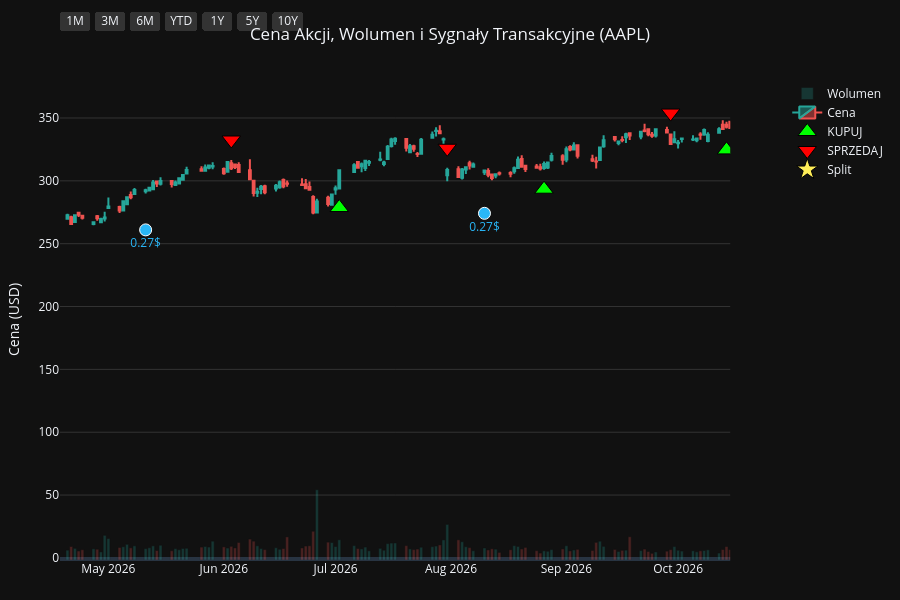
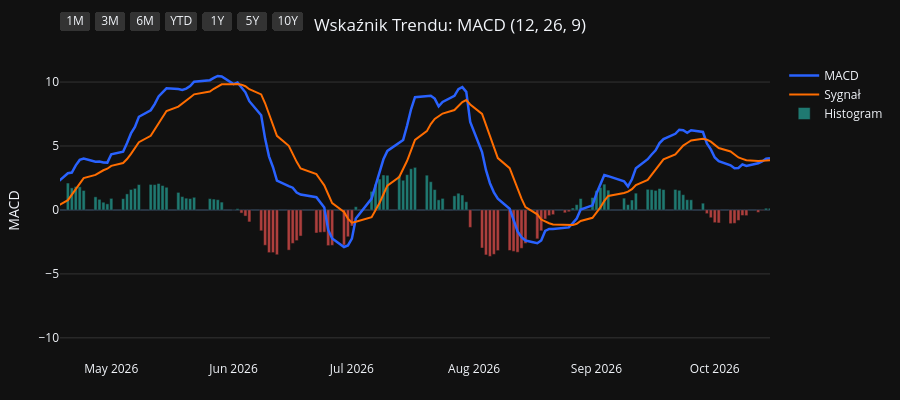
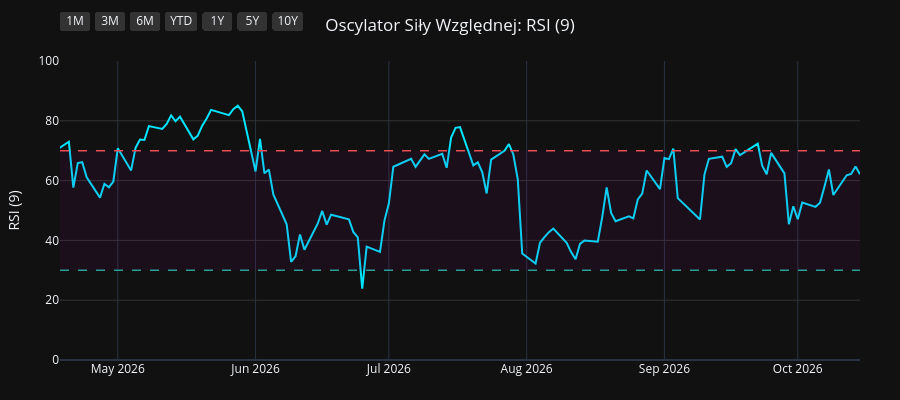
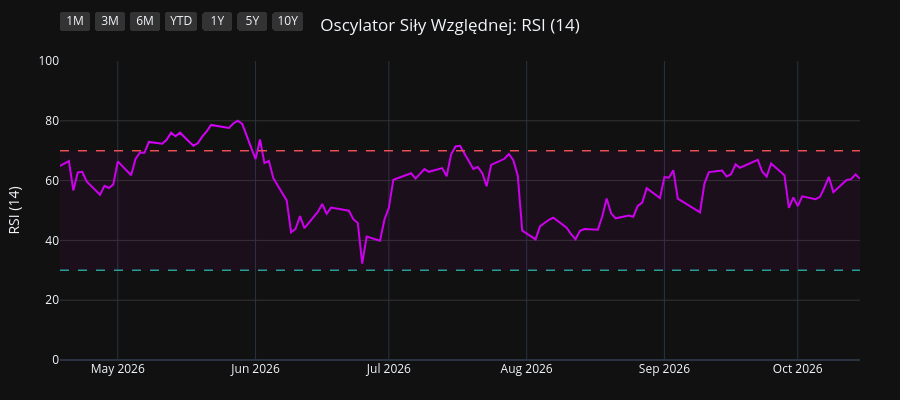

These figures' notebook cell, in order:
### Code cell
import os
import yfinance as yf
import pandas as pd
import pandas_ta as ta
import plotly.graph_objects as go
from plotly.subplots import make_subplots

# 1. Pobranie i przygotowanie danych
symbol = os.environ.get("STOCK_TICKER", "").strip().upper()
if not symbol:
    raise RuntimeError("Set STOCK_TICKER before running price_extractor.ipynb")
df = yf.Ticker(symbol).history(period="10y")
df.index = df.index.tz_localize(None)

# Wskaźniki i sygnały
df.ta.macd(fast=12, slow=26, signal=9, append=True)
df.ta.rsi(length=9, append=True)
df.ta.rsi(length=14, append=True)
df.ta.rsi(length=21, append=True)
df.dropna(inplace=True)

macd = df['MACD_12_26_9']
signal = df['MACDs_12_26_9']
wczorajszy_macd = macd.shift(1)
wczorajszy_signal = signal.shift(1)

df['Decyzja'] = 'BRAK'
df.loc[(macd > signal) & (wczorajszy_macd <= wczorajszy_signal), 'Decyzja'] = 'KUPUJ'
df.loc[(macd < signal) & (wczorajszy_macd >= wczorajszy_signal), 'Decyzja'] = 'SPRZEDAJ'

df_kupuj = df[df['Decyzja'] == 'KUPUJ']
df_sprzedaj = df[df['Decyzja'] == 'SPRZEDAJ']
df_dywidendy = df[df['Dividends'] > 0]
df_splity = df[df['Stock Splits'] > 0]

# Wspólna konfiguracja osi X
konfiguracja_osi_x = dict(
    type="date",
    showspikes=True, spikemode="across", spikesnap="cursor", spikedash="dot", spikecolor="#ffffff", spikethickness=1, hoverformat="%Y-%m-%d",
    rangeselector=dict(
        buttons=list([
            dict(count=1, label="1M", step="month", stepmode="backward"),
            dict(count=3, label="3M", step="month", stepmode="backward"),
            dict(count=6, label="6M", step="month", stepmode="backward"),
            dict(count=1, label="YTD", step="year", stepmode="todate"),
            dict(count=1, label="1Y", step="year", stepmode="backward"),
            dict(count=5, label="5Y", step="year", stepmode="backward"),
            dict(step="all", label="10Y")
        ]),
        bgcolor="#333333", activecolor="#2962ff", x=0, y=1.1
    )
)

# ==========================================
# WYKRES 1: CENA + WOLUMEN + SYGNAŁY
# ==========================================
fig1 = make_subplots(specs=[[{"secondary_y": True}]])

kolory_wolumenu = ['#26a69a' if row['Close'] >= row['Open'] else '#ef5350' for index, row in df.iterrows()]
fig1.add_trace(go.Bar(x=df.index, y=df['Volume'], marker_color=kolory_wolumenu, opacity=0.25, name='Wolumen'), secondary_y=True)
fig1.add_trace(go.Candlestick(x=df.index, open=df['Open'], high=df['High'], low=df['Low'], close=df['Close'], name='Cena', increasing_line_color='#26a69a', decreasing_line_color='#ef5350'), secondary_y=False)
fig1.add_trace(go.Scatter(x=df_kupuj.index, y=df_kupuj['Low'] * 0.95, customdata=df_kupuj[['Low', 'High']], mode='markers', marker=dict(symbol='triangle-up', size=16, color='#00ff00', line=dict(width=1, color='black')), name='KUPUJ', hovertemplate='KUPUJ<br>Najniższa: %{customdata[0]:.2f}<br>Najwyższa: %{customdata[1]:.2f}<extra></extra>'), secondary_y=False)
fig1.add_trace(go.Scatter(x=df_sprzedaj.index, y=df_sprzedaj['High'] * 1.05, customdata=df_sprzedaj[['Low', 'High']], mode='markers', marker=dict(symbol='triangle-down', size=16, color='#ff0000', line=dict(width=1, color='black')), name='SPRZEDAJ', hovertemplate='SPRZEDAJ<br>Najniższa: %{customdata[0]:.2f}<br>Najwyższa: %{customdata[1]:.2f}<extra></extra>'), secondary_y=False)

if not df_dywidendy.empty:
    fig1.add_trace(go.Scatter(x=df_dywidendy.index, y=df_dywidendy['Low'] * 0.90, mode='markers+text', marker=dict(symbol='circle', size=12, color='#29b6f6', line=dict(width=1, color='white')), text=df_dywidendy['Dividends'].apply(lambda x: f"{x}$"), textposition="bottom center", name='Dywidenda', showlegend=False, hovertemplate='Dywidenda: %{text}<extra></extra>', textfont=dict(color="#29b6f6")), secondary_y=False)
if not df_splity.empty:
                    fig1.add_trace(go.Scatter(x=df_splity.index, y=df_splity['High'], mode='markers+text', marker=dict(symbol='star', size=16, color='#ffee58', line=dict(width=1, color='black')), text=df_splity['Stock Splits'].apply(lambda x: f"{x:g}:1" if x >= 1 else f"1:{1 / x:g}"), textposition="top center", name='Split', hovertemplate='%{text}<extra></extra>', textfont=dict(color="#ffee58")), secondary_y=False)

fig1.update_layout(title=dict(text=f"Cena Akcji, Wolumen i Sygnały Transakcyjne ({symbol})", x=0.5, xanchor='center'), dragmode='pan', xaxis_rangeslider_visible=False, template='plotly_dark', height=600, hovermode='x unified', margin=dict(l=60, r=40, t=60, b=40))
fig1.update_xaxes(**konfiguracja_osi_x)
fig1.update_xaxes(range=[df.index.max() - pd.Timedelta(days=180), df.index.max()])
fig1.update_yaxes(title_text="Cena (USD)", secondary_y=False, gridcolor='#333333')
fig1.update_yaxes(range=[0, df['Volume'].max() * 4], showgrid=False, showticklabels=False, secondary_y=True)
fig1.show(config={'scrollZoom': True})

# ==========================================
# WYKRES 2: WSKAŹNIK MACD
# ==========================================
fig2 = go.Figure()
fig2.add_trace(go.Scatter(x=df.index, y=df['MACD_12_26_9'], line=dict(color='#2962ff', width=2.5), name='MACD'))
fig2.add_trace(go.Scatter(x=df.index, y=df['MACDs_12_26_9'], line=dict(color='#ff6d00', width=2), name='Sygnał'))
kolory_macd = ['#26a69a' if val >= 0 else '#ef5350' for val in df['MACDh_12_26_9']]
fig2.add_trace(go.Bar(x=df.index, y=df['MACDh_12_26_9'], marker_color=kolory_macd, name='Histogram', opacity=0.7))
fig2.update_layout(title=dict(text="Wskaźnik Trendu: MACD (12, 26, 9)", x=0.5, xanchor='center'), dragmode='pan', xaxis_rangeslider_visible=False, template='plotly_dark', height=400, hovermode='x unified', margin=dict(l=60, r=40, t=60, b=40))
fig2.update_xaxes(**konfiguracja_osi_x)
fig2.update_xaxes(range=[df.index.max() - pd.Timedelta(days=180), df.index.max()])
fig2.update_yaxes(title_text="MACD", gridcolor='#333333')
fig2.show(config={'scrollZoom': True})

# ==========================================
# WYKRES 3: OSCYLATOR RSI (9)
# ==========================================
fig3 = go.Figure()
fig3.add_trace(go.Scatter(x=df.index, y=df['RSI_9'], line=dict(color='#00e5ff', width=2), name='RSI (9)'))
fig3.add_hline(y=70, line_dash="dash", line_color="#ef5350", line_width=1.5)
fig3.add_hline(y=30, line_dash="dash", line_color="#26a69a", line_width=1.5)
fig3.add_hrect(y0=30, y1=70, line_width=0, fillcolor="purple", opacity=0.1)
fig3.update_layout(title=dict(text="Oscylator Siły Względnej: RSI (9)", x=0.5, xanchor='center'), dragmode='pan', xaxis_rangeslider_visible=False, template='plotly_dark', height=400, hovermode='x unified', margin=dict(l=60, r=40, t=60, b=40))
fig3.update_xaxes(**konfiguracja_osi_x)
fig3.update_xaxes(range=[df.index.max() - pd.Timedelta(days=180), df.index.max()])
fig3.update_yaxes(title_text="RSI (9)", range=[0, 100], gridcolor='#333333')
fig3.show(config={'scrollZoom': True})

# ==========================================
# WYKRES 4: OSCYLATOR RSI (14)
# ==========================================
fig4 = go.Figure()
fig4.add_trace(go.Scatter(x=df.index, y=df['RSI_14'], line=dict(color='#d500f9', width=2), name='RSI (14)'))
fig4.add_hline(y=70, line_dash="dash", line_color="#ef5350", line_width=1.5)
fig4.add_hline(y=30, line_dash="dash", line_color="#26a69a", line_width=1.5)
fig4.add_hrect(y0=30, y1=70, line_width=0, fillcolor="purple", opacity=0.1)
fig4.update_layout(title=dict(text="Oscylator Siły Względnej: RSI (14)", x=0.5, xanchor='center'), dragmode='pan', xaxis_rangeslider_visible=False, template='plotly_dark', height=400, hovermode='x unified', margin=dict(l=60, r=40, t=60, b=40))
fig4.update_xaxes(**konfiguracja_osi_x)
fig4.update_xaxes(range=[df.index.max() - pd.Timedelta(days=180), df.index.max()])
fig4.update_yaxes(title_text="RSI (14)", range=[0, 100], gridcolor='#333333')
fig4.show(config={'scrollZoom': True})

# ==========================================
# WYKRES 5: OSCYLATOR RSI (21)
# ==========================================
fig5 = go.Figure()
fig5.add_trace(go.Scatter(x=df.index, y=df['RSI_21'], line=dict(color='#64dd17', width=2), name='RSI (21)'))
fig5.add_hline(y=70, line_dash="dash", line_color="#ef5350", line_width=1.5)
fig5.add_hline(y=30, line_dash="dash", line_color="#26a69a", line_width=1.5)
fig5.add_hrect(y0=30, y1=70, line_width=0, fillcolor="purple", opacity=0.1)
fig5.update_layout(title=dict(text="Oscylator Siły Względnej: RSI (21)", x=0.5, xanchor='center'), dragmode='pan', xaxis_rangeslider_visible=False, template='plotly_dark', height=400, hovermode='x unified', margin=dict(l=60, r=40, t=60, b=40))
fig5.update_xaxes(**konfiguracja_osi_x)
fig5.update_xaxes(range=[df.index.max() - pd.Timedelta(days=180), df.index.max()])
fig5.update_yaxes(title_text="RSI (21)", range=[0, 100], gridcolor='#333333')
fig5.show(config={'scrollZoom': True})

### Figure 1 — Plotly figure (JSON) as saved in the notebook; plotly's stock layout.template omitted (floating-point values rounded to 4 significant figures; data arrays with more than 128 entries replaced by an {"elided": "..."} marker saying what was removed)
{"data": [{"marker": {"color": {"elided": "2480 str values"}}, "name": "Wolumen", "opacity": 0.25, "type": "bar", "x": {"elided": "2480 str values"}, "xaxis": "x", "y": {"elided": "2480 int values"}, "yaxis": "y2"}, {"close": {"elided": "2480 float values"}, "decreasing": {"line": {"color": "#ef5350"}}, "high": {"elided": "2480 float values"}, "increasing": {"line": {"color": "#26a69a"}}, "low": {"elided": "2480 float values"}, "name": "Cena", "open": {"elided": "2480 float values"}, "type": "candlestick", "x": {"elided": "2480 str values"}, "xaxis": "x", "yaxis": "y"}, {"customdata": {"elided": "89x2 float values"}, "hovertemplate": "KUPUJ<br>Najniższa: %{customdata[0]:.2f}<br>Najwyższa: %{customdata[1]:.2f}<extra></extra>", "marker": {"color": "#00ff00", "line": {"color": "black", "width": 1}, "size": 16, "symbol": "triangle-up"}, "mode": "markers", "name": "KUPUJ", "type": "scatter", "x": ["2017-01-06T00:00:00", "2017-01-25T00:00:00", "2017-05-01T00:00:00", "2017-07-10T00:00:00", "2017-08-29T00:00:00", "2017-10-06T00:00:00", "2017-12-18T00:00:00", "2018-01-08T00:00:00", "2018-02-14T00:00:00", "2018-04-10T00:00:00", "2018-05-02T00:00:00", "2018-06-06T00:00:00", "2018-07-09T00:00:00", "2018-08-01T00:00:00", "2018-10-02T00:00:00", "2018-12-03T00:00:00", "2018-12-12T00:00:00", "2018-12-28T00:00:00", "2019-03-12T00:00:00", "2019-04-02T00:00:00", "2019-04-18T00:00:00", "2019-06-06T00:00:00", "2019-07-23T00:00:00", "2019-08-19T00:00:00", "2019-09-05T00:00:00", "2019-10-07T00:00:00", "2019-12-16T00:00:00", "2020-03-27T00:00:00", "2020-06-08T00:00:00", "2020-07-08T00:00:00", "2020-07-20T00:00:00", "2020-07-31T00:00:00", "2020-10-01T00:00:00", "2020-11-06T00:00:00", "2020-12-01T00:00:00", "2021-01-22T00:00:00", "2021-03-15T00:00:00", "2021-06-07T00:00:00", "2021-08-17T00:00:00", "2021-08-31T00:00:00", "2021-10-14T00:00:00", "2021-11-17T00:00:00", "2022-02-01T00:00:00", "2022-03-18T00:00:00", "2022-05-27T00:00:00", "2022-06-23T00:00:00", "2022-10-17T00:00:00", "2022-11-11T00:00:00", "2023-01-09T00:00:00", "2023-03-16T00:00:00", "2023-04-19T00:00:00", "2023-05-01T00:00:00", "2023-05-05T00:00:00", "2023-05-18T00:00:00", "2023-05-31T00:00:00", "2023-06-27T00:00:00", "2023-08-25T00:00:00", "2023-10-04T00:00:00", "2023-11-02T00:00:00", "2023-12-08T00:00:00", "2023-12-13T00:00:00", "2024-01-19T00:00:00", "2024-03-18T00:00:00", "2024-04-25T00:00:00", "2024-06-05T00:00:00", "2024-06-07T00:00:00", "2024-06-11T00:00:00", "2024-07-02T00:00:00", "2024-08-14T00:00:00", "2024-09-20T00:00:00", "2024-10-10T00:00:00", "2024-11-19T00:00:00", "2025-01-29T00:00:00", "2025-03-25T00:00:00", "2025-04-15T00:00:00", "2025-05-12T00:00:00", "2025-06-06T00:00:00", "2025-06-23T00:00:00", "2025-08-07T00:00:00", "2025-09-03T00:00:00", "2025-09-19T00:00:00", "2025-10-23T00:00:00", "2025-11-28T00:00:00", "2026-01-28T00:00:00", "2026-02-24T00:00:00", "2026-03-31T00:00:00", "2026-07-02T00:00:00", "2026-08-26T00:00:00", "2026-10-14T00:00:00"], "xaxis": "x", "y": [25.43, 26.27, 31.79, 31.57, 35.37, 34.17, 38.8, 38.59, 36.29, 38.21, 38.72, 42.92, 42.34, 44.13, 50.86, 40.81, 38.06, 34.81, 40.57, 43.21, 45.81, 41.36, 47.06, 47.87, 48.21, 51.47, 63.32, 56.61, 75.2, 86.47, 88.28, 92.66, 106.6, 107.1, 110.7, 124.5, 111.2, 115.5, 138.1, 140.2, 131.1, 140.1, 159.9, 148.4, 135.2, 126.2, 130.7, 134.7, 121.2, 141.7, 154.7, 157.6, 159.6, 161.5, 165.5, 173.8, 164.8, 160.3, 164.5, 181.8, 182.9, 177.2, 163.1, 158.0, 183.4, 182.7, 182.2, 202.4, 207.0, 214.4, 214.0, 213.8, 220.7, 207.8, 188.6, 195.5, 191.0, 188.1, 204.8, 221.8, 227.4, 244.2, 261.5, 241.1, 253.9, 234.3, 278.8, 293.4, 324.6], "yaxis": "y"}, {"customdata": {"elided": "89x2 float values"}, "hovertemplate": "SPRZEDAJ<br>Najniższa: %{customdata[0]:.2f}<br>Najwyższa: %{customdata[1]:.2f}<extra></extra>", "marker": {"color": "#ff0000", "line": {"color": "black", "width": 1}, "size": 16, "symbol": "triangle-down"}, "mode": "markers", "name": "SPRZEDAJ", "type": "scatter", "x": ["2017-01-04T00:00:00", "2017-01-24T00:00:00", "2017-02-27T00:00:00", "2017-05-22T00:00:00", "2017-08-21T00:00:00", "2017-09-06T00:00:00", "2017-11-16T00:00:00", "2017-12-26T00:00:00", "2018-01-24T00:00:00", "2018-03-19T00:00:00", "2018-04-20T00:00:00", "2018-05-25T00:00:00", "2018-06-08T00:00:00", "2018-07-30T00:00:00", "2018-09-07T00:00:00", "2018-10-08T00:00:00", "2018-12-10T00:00:00", "2018-12-20T00:00:00", "2019-03-06T00:00:00", "2019-03-28T00:00:00", "2019-04-15T00:00:00", "2019-04-26T00:00:00", "2019-07-17T00:00:00", "2019-08-02T00:00:00", "2019-08-27T00:00:00", "2019-09-24T00:00:00", "2019-11-20T00:00:00", "2020-01-24T00:00:00", "2020-05-27T00:00:00", "2020-06-29T00:00:00", "2020-07-17T00:00:00", "2020-07-21T00:00:00", "2020-09-03T00:00:00", "2020-10-21T00:00:00", "2020-11-23T00:00:00", "2021-01-05T00:00:00", "2021-02-01T00:00:00", "2021-04-29T00:00:00", "2021-07-21T00:00:00", "2021-08-18T00:00:00", "2021-09-10T00:00:00", "2021-11-10T00:00:00", "2021-12-17T00:00:00", "2022-02-17T00:00:00", "2022-04-08T00:00:00", "2022-06-13T00:00:00", "2022-08-22T00:00:00", "2022-11-04T00:00:00", "2022-11-29T00:00:00", "2023-02-21T00:00:00", "2023-04-11T00:00:00", "2023-04-20T00:00:00", "2023-05-02T00:00:00", "2023-05-16T00:00:00", "2023-05-22T00:00:00", "2023-06-26T00:00:00", "2023-07-10T00:00:00", "2023-09-11T00:00:00", "2023-10-20T00:00:00", "2023-11-30T00:00:00", "2023-12-11T00:00:00", "2023-12-19T00:00:00", "2024-01-31T00:00:00", "2024-04-19T00:00:00", "2024-05-29T00:00:00", "2024-06-06T00:00:00", "2024-06-10T00:00:00", "2024-06-25T00:00:00", "2024-07-18T00:00:00", "2024-09-04T00:00:00", "2024-10-07T00:00:00", "2024-10-25T00:00:00", "2024-12-30T00:00:00", "2025-03-03T00:00:00", "2025-04-03T00:00:00", "2025-05-08T00:00:00", "2025-05-22T00:00:00", "2025-06-11T00:00:00", "2025-07-29T00:00:00", "2025-08-25T00:00:00", "2025-09-10T00:00:00", "2025-10-07T00:00:00", "2025-11-07T00:00:00", "2025-12-08T00:00:00", "2026-02-13T00:00:00", "2026-03-02T00:00:00", "2026-06-03T00:00:00", "2026-07-31T00:00:00", "2026-09-29T00:00:00"], "xaxis": "x", "y": [28.12, 28.99, 33.32, 37.62, 38.58, 39.83, 42.15, 42.05, 43.48, 43.7, 42.16, 46.88, 47.46, 47.51, 55.9, 55.76, 42.34, 40.35, 43.87, 47.39, 49.96, 51.25, 51.47, 51.8, 52.53, 56.05, 67.23, 81.69, 80.93, 91.97, 98.68, 100.8, 131.1, 120.8, 119.9, 134.3, 138.0, 139.9, 149.4, 154.4, 159.2, 154.0, 177.9, 176.5, 176.4, 139.0, 174.9, 147.2, 149.4, 156.3, 167.7, 173.4, 176.0, 179.1, 180.8, 194.6, 196.6, 186.8, 181.7, 197.4, 200.7, 204.3, 194.1, 172.8, 200.0, 204.4, 205.2, 219.9, 239.7, 230.9, 235.0, 242.8, 264.3, 254.7, 216.5, 208.8, 211.9, 213.7, 224.5, 239.9, 243.1, 269.3, 284.9, 292.9, 274.9, 279.4, 332.5, 325.9, 353.9], "yaxis": "y"}, {"hovertemplate": "Dywidenda: %{text}<extra></extra>", "marker": {"color": "#29b6f6", "line": {"color": "white", "width": 1}, "size": 12, "symbol": "circle"}, "mode": "markers+text", "name": "Dywidenda", "showlegend": false, "text": ["0.1425$", "0.1575$", "0.1575$", "0.1575$", "0.1575$", "0.1825$", "0.1825$", "0.1825$", "0.1825$", "0.1925$", "0.1925$", "0.1925$", "0.1925$", "0.205$", "0.205$", "0.205$", "0.205$", "0.22$", "0.22$", "0.22$", "0.22$", "0.23$", "0.23$", "0.23$", "0.23$", "0.24$", "0.24$", "0.24$", "0.24$", "0.25$", "0.25$", "0.25$", "0.25$", "0.26$", "0.26$", "0.26$", "0.26$", "0.27$", "0.27$"], "textfont": {"color": "#29b6f6"}, "textposition": "bottom center", "type": "scatter", "x": ["2017-02-09T00:00:00", "2017-05-11T00:00:00", "2017-08-10T00:00:00", "2017-11-10T00:00:00", "2018-02-09T00:00:00", "2018-05-11T00:00:00", "2018-08-10T00:00:00", "2018-11-08T00:00:00", "2019-02-08T00:00:00", "2019-05-10T00:00:00", "2019-08-09T00:00:00", "2019-11-07T00:00:00", "2020-02-07T00:00:00", "2020-05-08T00:00:00", "2020-08-07T00:00:00", "2020-11-06T00:00:00", "2021-02-05T00:00:00", "2021-05-07T00:00:00", "2021-08-06T00:00:00", "2021-11-05T00:00:00", "2022-02-04T00:00:00", "2022-05-06T00:00:00", "2022-08-05T00:00:00", "2022-11-04T00:00:00", "2023-02-10T00:00:00", "2023-05-12T00:00:00", "2023-08-11T00:00:00", "2023-11-10T00:00:00", "2024-02-09T00:00:00", "2024-05-10T00:00:00", "2024-08-12T00:00:00", "2024-11-08T00:00:00", "2025-02-10T00:00:00", "2025-05-12T00:00:00", "2025-08-11T00:00:00", "2025-11-10T00:00:00", "2026-02-09T00:00:00", "2026-05-11T00:00:00", "2026-08-10T00:00:00"], "xaxis": "x", "y": [27.24, 31.78, 32.39, 36.63, 31.71, 39.72, 43.94, 44.11, 36.09, 41.46, 43.03, 55.9, 69.03, 66.23, 96.2, 101.5, 118.9, 113.5, 127.8, 131.9, 150.2, 135.9, 143.9, 118.8, 132.1, 151.6, 156.8, 163.2, 167.4, 162.4, 192.4, 202.3, 203.2, 185.2, 201.5, 240.1, 244.1, 261.0, 274.1], "yaxis": "y"}, {"hovertemplate": "%{text}<extra></extra>", "marker": {"color": "#ffee58", "line": {"color": "black", "width": 1}, "size": 16, "symbol": "star"}, "mode": "markers+text", "name": "Split", "text": ["4:1"], "textfont": {"color": "#ffee58"}, "textposition": "top center", "type": "scatter", "x": ["2020-08-31T00:00:00"], "xaxis": "x", "y": [127.0], "yaxis": "y"}], "layout": {"dragmode": "pan", "height": 600, "hovermode": "x unified", "margin": {"b": 40, "l": 60, "r": 40, "t": 60}, "title": {"text": "Cena Akcji, Wolumen i Sygnały Transakcyjne (AAPL)", "x": 0.5, "xanchor": "center"}, "xaxis": {"anchor": "y", "domain": [0.0, 0.94], "hoverformat": "%Y-%m-%d", "range": ["2026-04-18T00:00:00", "2026-10-15T00:00:00"], "rangeselector": {"activecolor": "#2962ff", "bgcolor": "#333333", "buttons": [{"count": 1, "label": "1M", "step": "month", "stepmode": "backward"}, {"count": 3, "label": "3M", "step": "month", "stepmode": "backward"}, {"count": 6, "label": "6M", "step": "month", "stepmode": "backward"}, {"count": 1, "label": "YTD", "step": "year", "stepmode": "todate"}, {"count": 1, "label": "1Y", "step": "year", "stepmode": "backward"}, {"count": 5, "label": "5Y", "step": "year", "stepmode": "backward"}, {"label": "10Y", "step": "all"}], "x": 0, "y": 1.1}, "rangeslider": {"visible": false}, "showspikes": true, "spikecolor": "#ffffff", "spikedash": "dot", "spikemode": "across", "spikesnap": "cursor", "spikethickness": 1, "type": "date"}, "yaxis": {"anchor": "x", "domain": [0.0, 1.0], "gridcolor": "#333333", "title": {"text": "Cena (USD)"}}, "yaxis2": {"anchor": "x", "overlaying": "y", "range": [0, 1791760000], "showgrid": false, "showticklabels": false, "side": "right"}}}

### Figure 2 — Plotly figure (JSON) as saved in the notebook; plotly's stock layout.template omitted (floating-point values rounded to 4 significant figures; data arrays with more than 128 entries replaced by an {"elided": "..."} marker saying what was removed)
{"data": [{"line": {"color": "#2962ff", "width": 2.5}, "name": "MACD", "type": "scatter", "x": {"elided": "2480 str values"}, "y": {"elided": "2480 float values"}}, {"line": {"color": "#ff6d00", "width": 2}, "name": "Sygnał", "type": "scatter", "x": {"elided": "2480 str values"}, "y": {"elided": "2480 float values"}}, {"marker": {"color": {"elided": "2480 str values"}}, "name": "Histogram", "opacity": 0.7, "type": "bar", "x": {"elided": "2480 str values"}, "y": {"elided": "2480 float values"}}], "layout": {"dragmode": "pan", "height": 400, "hovermode": "x unified", "margin": {"b": 40, "l": 60, "r": 40, "t": 60}, "title": {"text": "Wskaźnik Trendu: MACD (12, 26, 9)", "x": 0.5, "xanchor": "center"}, "xaxis": {"hoverformat": "%Y-%m-%d", "range": ["2026-04-18T00:00:00", "2026-10-15T00:00:00"], "rangeselector": {"activecolor": "#2962ff", "bgcolor": "#333333", "buttons": [{"count": 1, "label": "1M", "step": "month", "stepmode": "backward"}, {"count": 3, "label": "3M", "step": "month", "stepmode": "backward"}, {"count": 6, "label": "6M", "step": "month", "stepmode": "backward"}, {"count": 1, "label": "YTD", "step": "year", "stepmode": "todate"}, {"count": 1, "label": "1Y", "step": "year", "stepmode": "backward"}, {"count": 5, "label": "5Y", "step": "year", "stepmode": "backward"}, {"label": "10Y", "step": "all"}], "x": 0, "y": 1.1}, "rangeslider": {"visible": false}, "showspikes": true, "spikecolor": "#ffffff", "spikedash": "dot", "spikemode": "across", "spikesnap": "cursor", "spikethickness": 1, "type": "date"}, "yaxis": {"gridcolor": "#333333", "title": {"text": "MACD"}}}}

### Figure 3 — Plotly figure (JSON) as saved in the notebook; plotly's stock layout.template omitted (floating-point values rounded to 4 significant figures; data arrays with more than 128 entries replaced by an {"elided": "..."} marker saying what was removed)
{"data": [{"line": {"color": "#00e5ff", "width": 2}, "name": "RSI (9)", "type": "scatter", "x": {"elided": "2480 str values"}, "y": {"elided": "2480 float values"}}], "layout": {"dragmode": "pan", "height": 400, "hovermode": "x unified", "margin": {"b": 40, "l": 60, "r": 40, "t": 60}, "shapes": [{"line": {"color": "#ef5350", "dash": "dash", "width": 1.5}, "type": "line", "x0": 0, "x1": 1, "xref": "x domain", "y0": 70, "y1": 70, "yref": "y"}, {"line": {"color": "#26a69a", "dash": "dash", "width": 1.5}, "type": "line", "x0": 0, "x1": 1, "xref": "x domain", "y0": 30, "y1": 30, "yref": "y"}, {"fillcolor": "purple", "line": {"width": 0}, "opacity": 0.1, "type": "rect", "x0": 0, "x1": 1, "xref": "x domain", "y0": 30, "y1": 70, "yref": "y"}], "title": {"text": "Oscylator Siły Względnej: RSI (9)", "x": 0.5, "xanchor": "center"}, "xaxis": {"hoverformat": "%Y-%m-%d", "range": ["2026-04-18T00:00:00", "2026-10-15T00:00:00"], "rangeselector": {"activecolor": "#2962ff", "bgcolor": "#333333", "buttons": [{"count": 1, "label": "1M", "step": "month", "stepmode": "backward"}, {"count": 3, "label": "3M", "step": "month", "stepmode": "backward"}, {"count": 6, "label": "6M", "step": "month", "stepmode": "backward"}, {"count": 1, "label": "YTD", "step": "year", "stepmode": "todate"}, {"count": 1, "label": "1Y", "step": "year", "stepmode": "backward"}, {"count": 5, "label": "5Y", "step": "year", "stepmode": "backward"}, {"label": "10Y", "step": "all"}], "x": 0, "y": 1.1}, "rangeslider": {"visible": false}, "showspikes": true, "spikecolor": "#ffffff", "spikedash": "dot", "spikemode": "across", "spikesnap": "cursor", "spikethickness": 1, "type": "date"}, "yaxis": {"gridcolor": "#333333", "range": [0, 100], "title": {"text": "RSI (9)"}}}}

### Figure 4 — Plotly figure (JSON) as saved in the notebook; plotly's stock layout.template omitted (floating-point values rounded to 4 significant figures; data arrays with more than 128 entries replaced by an {"elided": "..."} marker saying what was removed)
{"data": [{"line": {"color": "#d500f9", "width": 2}, "name": "RSI (14)", "type": "scatter", "x": {"elided": "2480 str values"}, "y": {"elided": "2480 float values"}}], "layout": {"dragmode": "pan", "height": 400, "hovermode": "x unified", "margin": {"b": 40, "l": 60, "r": 40, "t": 60}, "shapes": [{"line": {"color": "#ef5350", "dash": "dash", "width": 1.5}, "type": "line", "x0": 0, "x1": 1, "xref": "x domain", "y0": 70, "y1": 70, "yref": "y"}, {"line": {"color": "#26a69a", "dash": "dash", "width": 1.5}, "type": "line", "x0": 0, "x1": 1, "xref": "x domain", "y0": 30, "y1": 30, "yref": "y"}, {"fillcolor": "purple", "line": {"width": 0}, "opacity": 0.1, "type": "rect", "x0": 0, "x1": 1, "xref": "x domain", "y0": 30, "y1": 70, "yref": "y"}], "title": {"text": "Oscylator Siły Względnej: RSI (14)", "x": 0.5, "xanchor": "center"}, "xaxis": {"hoverformat": "%Y-%m-%d", "range": ["2026-04-18T00:00:00", "2026-10-15T00:00:00"], "rangeselector": {"activecolor": "#2962ff", "bgcolor": "#333333", "buttons": [{"count": 1, "label": "1M", "step": "month", "stepmode": "backward"}, {"count": 3, "label": "3M", "step": "month", "stepmode": "backward"}, {"count": 6, "label": "6M", "step": "month", "stepmode": "backward"}, {"count": 1, "label": "YTD", "step": "year", "stepmode": "todate"}, {"count": 1, "label": "1Y", "step": "year", "stepmode": "backward"}, {"count": 5, "label": "5Y", "step": "year", "stepmode": "backward"}, {"label": "10Y", "step": "all"}], "x": 0, "y": 1.1}, "rangeslider": {"visible": false}, "showspikes": true, "spikecolor": "#ffffff", "spikedash": "dot", "spikemode": "across", "spikesnap": "cursor", "spikethickness": 1, "type": "date"}, "yaxis": {"gridcolor": "#333333", "range": [0, 100], "title": {"text": "RSI (14)"}}}}
